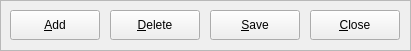
  <widget class="QFrame" name="frame_2">
   <property name="geometry">
    <rect>
     <x>500</x>
     <y>530</y>
     <width>411</width>
     <height>51</height>
    </rect>
   </property>
   <property name="minimumSize">
    <size>
     <width>411</width>
     <height>51</height>
    </size>
   </property>
   <property name="maximumSize">
    <size>
     <width>411</width>
     <height>51</height>
    </size>
   </property>
   <property name="frameShape">
    <enum>QFrame::StyledPanel</enum>
   </property>
   <property name="frameShadow">
    <enum>QFrame::Raised</enum>
   </property>
   <widget class="QPushButton" name="addEntry">
    <property name="geometry">
     <rect>
      <x>10</x>
      <y>10</y>
      <width>90</width>
      <height>30</height>
     </rect>
    </property>
    <property name="minimumSize">
     <size>
      <width>90</width>
      <height>30</height>
     </size>
    </property>
    <property name="maximumSize">
     <size>
      <width>90</width>
      <height>30</height>
     </size>
    </property>
    <property name="toolTip">
     <string>Add Entry</string>
    </property>
    <property name="text">
     <string>&amp;Add</string>
    </property>
    <property name="icon">
     <iconset resource="fmrd_resources.qrc">
      <normaloff>:/images/add.png</normaloff>:/images/add.png</iconset>
    </property>
   </widget>
   <widget class="QPushButton" name="deleteEntry">
    <property name="geometry">
     <rect>
      <x>110</x>
      <y>10</y>
      <width>90</width>
      <height>30</height>
     </rect>
    </property>
    <property name="minimumSize">
     <size>
      <width>90</width>
      <height>30</height>
     </size>
    </property>
    <property name="maximumSize">
     <size>
      <width>90</width>
      <height>30</height>
     </size>
    </property>
    <property name="toolTip">
     <string>Delete Entry</string>
    </property>
    <property name="text">
     <string>&amp;Delete</string>
    </property>
    <property name="icon">
     <iconset resource="fmrd_resources.qrc">
      <normaloff>:/images/delete.png</normaloff>:/images/delete.png</iconset>
    </property>
   </widget>
   <widget class="QPushButton" name="saveEntry">
    <property name="geometry">
     <rect>
      <x>210</x>
      <y>10</y>
      <width>90</width>
      <height>30</height>
     </rect>
    </property>
    <property name="minimumSize">
     <size>
      <width>90</width>
      <height>30</height>
     </size>
    </property>
    <property name="maximumSize">
     <size>
      <width>90</width>
      <height>30</height>
     </size>
    </property>
    <property name="toolTip">
     <string>Delete Entry</string>
    </property>
    <property name="text">
     <string>&amp;Save</string>
    </property>
    <property name="icon">
     <iconset resource="fmrd_resources.qrc">
      <normaloff>:/images/save.png</normaloff>:/images/save.png</iconset>
    </property>
   </widget>
   <widget class="QPushButton" name="closeButton">
    <property name="geometry">
     <rect>
      <x>310</x>
      <y>10</y>
      <width>90</width>
      <height>30</height>
     </rect>
    </property>
    <property name="minimumSize">
     <size>
      <width>90</width>
      <height>30</height>
     </size>
    </property>
    <property name="maximumSize">
     <size>
      <width>90</width>
      <height>30</height>
     </size>
    </property>
    <property name="toolTip">
     <string>Close Window</string>
    </property>
    <property name="text">
     <string>&amp;Close</string>
    </property>
    <property name="icon">
     <iconset resource="fmrd_resources.qrc">
      <normaloff>:/images/quit.png</normaloff>:/images/quit.png</iconset>
    </property>
   </widget>
  </widget>
